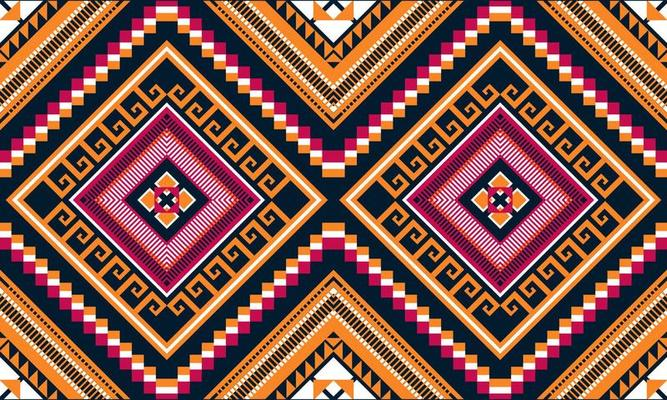
#> input picture vector1.jpg, 667 x 400 px
$ python steg_lsb_text.py
#> lines starting #> are read from the running program, lines starting #| are printed output that depends on the picture
#> further down, img is the input picture: shape (400, 667, 3); mean B, G, R 74.4, 86.7, 131.8
import cv2
import numpy as np

def merge_code(entity_, message_):

#> called with message_ = 'message'
    ret_=np.zeros((entity_.shape[0], entity_.shape[1]), np.uint8)
    index= 0;

    for x in range(entity_.shape[0]):
        for y in range(entity_.shape[1]):
            if index>=len(message_):
                ret_[x,y]= entity_[x,y]
            else:
               ret_[x,y]= int(ord(message_[index]))
               index+=1
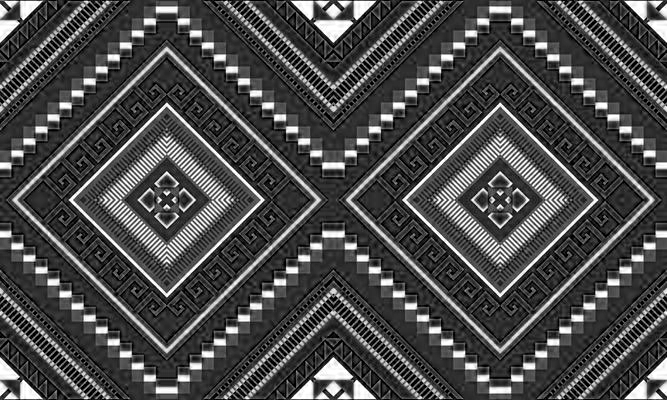
#> ret_: shape (400, 667); min 0, max 255, mean 74.4
#> after the loop, index = 7

    return ret_


def extract_code(entity_,message_):


#> called with message_ = 'message'
    index= 0;

    for x in range(entity_.shape[0]):
        for y in range(entity_.shape[1]):
            if index>=len(message_):
                break
            else:
                print(chr(entity_[x,y]));
                index+=1
#> this loop made 400 passes
#| m
#| e
#| s
#| s
#| a
#| g
#| e
#> after the loop, index = 7


img = cv2.imread('vector1.jpg')
message= "message"

coded_image_component= merge_code(img[:,:,0], message)

reconstructed= cv2.merge((coded_image_component,img[:,:,1],img[:,:,2]))

extract_code(reconstructed[:,:,0],message)

cv2.imshow('', reconstructed)
